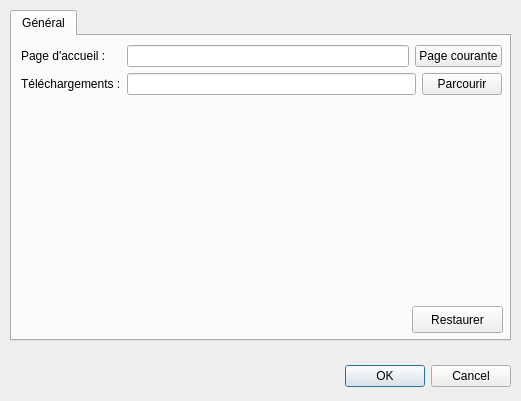
<?xml version="1.0" encoding="UTF-8"?>
<ui version="4.0">
 <class>preferenceWindow</class>
 <widget class="QDialog" name="preferenceWindow">
  <property name="geometry">
   <rect>
    <x>0</x>
    <y>0</y>
    <width>521</width>
    <height>401</height>
   </rect>
  </property>
  <property name="windowTitle">
   <string>Dialog</string>
  </property>
  <widget class="QDialogButtonBox" name="buttonBox">
   <property name="geometry">
    <rect>
     <x>170</x>
     <y>360</y>
     <width>341</width>
     <height>32</height>
    </rect>
   </property>
   <property name="orientation">
    <enum>Qt::Horizontal</enum>
   </property>
   <property name="standardButtons">
    <set>QDialogButtonBox::Cancel|QDialogButtonBox::Ok</set>
   </property>
  </widget>
  <widget class="QTabWidget" name="tabWidget">
   <property name="geometry">
    <rect>
     <x>10</x>
     <y>10</y>
     <width>501</width>
     <height>331</height>
    </rect>
   </property>
   <property name="currentIndex">
    <number>0</number>
   </property>
   <widget class="QWidget" name="tab">
    <attribute name="title">
     <string>Général</string>
    </attribute>
    <widget class="QWidget" name="formLayoutWidget">
     <property name="geometry">
      <rect>
       <x>9</x>
       <y>9</y>
       <width>481</width>
       <height>121</height>
      </rect>
     </property>
     <layout class="QFormLayout" name="formLayout">
      <item row="0" column="0">
       <widget class="QLabel" name="label">
        <property name="text">
         <string>Page d'accueil : </string>
        </property>
       </widget>
      </item>
      <item row="0" column="1">
       <layout class="QHBoxLayout" name="horizontalLayout">
        <item>
         <widget class="QLineEdit" name="lineHome">
          <property name="readOnly">
           <bool>false</bool>
          </property>
         </widget>
        </item>
        <item>
         <widget class="QPushButton" name="buttonHome">
          <property name="text">
           <string>Page courante</string>
          </property>
         </widget>
        </item>
       </layout>
      </item>
      <item row="1" column="0">
       <widget class="QLabel" name="label_2">
        <property name="text">
         <string>Téléchargements :</string>
        </property>
       </widget>
      </item>
      <item row="1" column="1">
       <layout class="QHBoxLayout" name="horizontalLayout_2">
        <item>
         <widget class="QLineEdit" name="lineDownload">
          <property name="readOnly">
           <bool>true</bool>
          </property>
         </widget>
        </item>
        <item>
         <widget class="QPushButton" name="buttonDownload">
          <property name="text">
           <string>Parcourir</string>
          </property>
         </widget>
        </item>
       </layout>
      </item>
     </layout>
    </widget>
    <widget class="QPushButton" name="buttonReset">
     <property name="geometry">
      <rect>
       <x>400</x>
       <y>270</y>
       <width>91</width>
       <height>27</height>
      </rect>
     </property>
     <property name="text">
      <string>Restaurer</string>
     </property>
    </widget>
   </widget>
  </widget>
 </widget>
 <resources/>
 <connections>
  <connection>
   <sender>buttonBox</sender>
   <signal>accepted()</signal>
   <receiver>preferenceWindow</receiver>
   <slot>accept()</slot>
   <hints>
    <hint type="sourcelabel">
     <x>248</x>
     <y>254</y>
    </hint>
    <hint type="destinationlabel">
     <x>157</x>
     <y>274</y>
    </hint>
   </hints>
  </connection>
  <connection>
   <sender>buttonBox</sender>
   <signal>rejected()</signal>
   <receiver>preferenceWindow</receiver>
   <slot>reject()</slot>
   <hints>
    <hint type="sourcelabel">
     <x>316</x>
     <y>260</y>
    </hint>
    <hint type="destinationlabel">
     <x>286</x>
     <y>274</y>
    </hint>
   </hints>
  </connection>
 </connections>
</ui>
